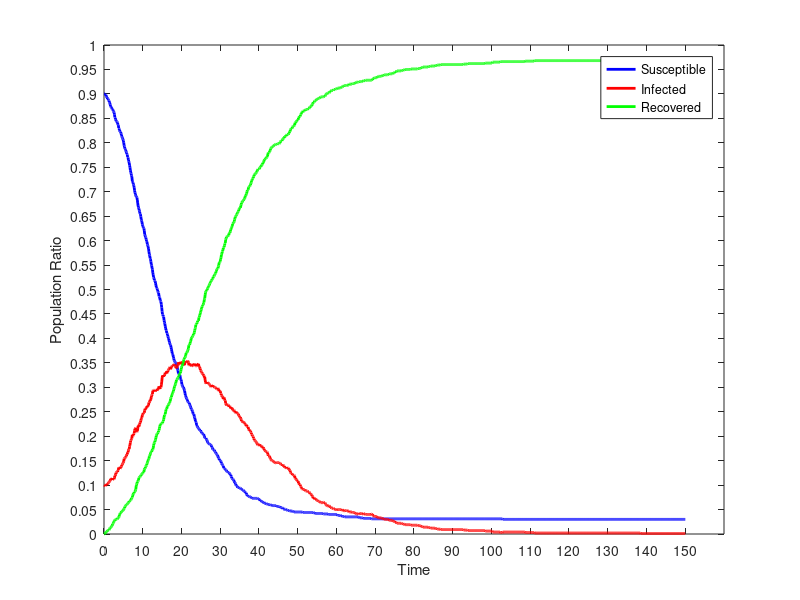

This figure's MATLAB source:
dynamics = [
0.00,90.000,10.000,0.000;
0.10,90.000,10.000,0.000;
0.20,90.000,9.900,0.100;
0.30,90.000,9.800,0.200;
0.40,89.800,10.000,0.200;
0.50,89.800,9.900,0.300;
0.60,89.500,10.000,0.500;
0.70,89.300,10.200,0.500;
0.80,89.300,10.100,0.600;
0.90,89.000,10.300,0.700;
1.00,89.000,10.300,0.700;
1.10,88.800,10.400,0.800;
1.20,88.700,10.500,0.800;
1.30,88.600,10.600,0.800;
1.40,88.300,10.700,1.000;
1.50,88.100,10.800,1.100;
1.60,87.800,10.900,1.300;
1.70,87.500,11.200,1.300;
1.80,87.300,11.300,1.400;
1.90,87.300,11.200,1.500;
2.00,87.100,11.300,1.600;
2.10,86.900,11.400,1.700;
2.20,86.900,11.100,2.000;
2.30,86.700,11.200,2.100;
2.40,86.500,11.300,2.200;
2.50,86.400,11.200,2.400;
2.60,86.200,11.200,2.600;
2.70,85.800,11.500,2.700;
2.80,85.200,11.900,2.900;
2.90,85.100,11.900,3.000;
3.00,84.800,12.200,3.000;
3.10,84.500,12.500,3.000;
3.20,84.400,12.600,3.000;
3.30,84.300,12.700,3.000;
3.40,84.300,12.700,3.000;
3.50,84.100,12.700,3.200;
3.60,83.700,13.000,3.300;
3.70,83.600,13.100,3.300;
3.80,83.000,13.600,3.400;
3.90,82.900,13.500,3.600;
4.00,82.600,13.500,3.900;
4.10,82.300,13.600,4.100;
4.20,82.300,13.400,4.300;
4.30,82.200,13.500,4.300;
4.40,81.900,13.700,4.400;
4.50,81.600,13.800,4.600;
4.60,81.300,14.100,4.600;
4.70,81.100,14.200,4.700;
4.80,80.900,14.400,4.700;
4.90,80.700,14.500,4.800;
5.00,80.400,14.600,5.000;
5.10,80.000,14.900,5.100;
5.20,79.400,15.400,5.200;
5.30,79.200,15.500,5.300;
5.40,78.800,15.600,5.600;
5.50,78.700,15.600,5.700;
5.60,78.500,15.700,5.800;
5.70,78.200,15.900,5.900;
5.80,78.000,16.000,6.000;
5.90,77.700,16.300,6.000;
6.00,77.600,16.300,6.100;
6.10,77.100,16.700,6.200;
6.20,77.000,16.700,6.300;
6.30,76.500,17.100,6.400;
6.40,76.200,17.300,6.500;
6.50,75.900,17.400,6.700;
6.60,75.400,17.900,6.700;
6.70,75.000,18.200,6.800;
6.80,74.400,18.700,6.900;
6.90,74.000,19.100,6.900;
7.00,73.700,19.200,7.100;
7.10,73.300,19.400,7.300;
7.20,73.000,19.600,7.400;
7.30,72.200,20.300,7.500;
7.40,72.000,20.200,7.800;
7.50,71.800,20.100,8.100;
7.60,71.500,20.200,8.300;
7.70,71.200,20.500,8.300;
7.80,70.800,20.600,8.600;
7.90,70.200,21.200,8.600;
8.00,69.800,21.500,8.700;
8.10,69.500,21.600,8.900;
8.20,69.200,21.700,9.100;
8.30,69.000,21.200,9.800;
8.40,69.000,20.900,10.100;
8.50,68.800,20.900,10.300;
8.60,68.300,21.000,10.700;
8.70,67.700,21.500,10.800;
8.80,67.100,22.100,10.800;
8.90,66.800,22.200,11.000;
9.00,66.500,22.000,11.500;
9.10,66.200,22.200,11.600;
9.20,65.900,22.400,11.700;
9.30,65.500,22.800,11.700;
9.40,65.400,22.800,11.800;
9.50,64.900,23.200,11.900;
9.60,64.400,23.500,12.100;
9.70,64.100,23.700,12.200;
9.80,63.800,23.900,12.300;
9.90,63.300,24.300,12.400;
10.00,63.000,24.500,12.500;
10.10,62.800,24.700,12.500;
10.20,62.600,24.700,12.700;
10.30,62.500,24.800,12.700;
10.40,62.000,24.800,13.200;
10.50,61.300,25.300,13.400;
10.60,61.000,25.600,13.400;
10.70,60.800,25.500,13.700;
10.80,60.600,25.600,13.800;
10.90,60.200,25.800,14.000;
11.00,59.900,26.000,14.100;
11.10,59.700,25.900,14.400;
11.20,59.200,26.200,14.600;
11.30,59.000,26.100,14.900;
11.40,58.700,26.200,15.100;
11.50,58.300,26.400,15.300;
11.60,57.700,26.900,15.400;
11.70,57.200,26.900,15.900;
11.80,56.900,27.100,16.000;
11.90,56.400,27.400,16.200;
12.00,56.200,27.300,16.500;
12.10,55.700,27.600,16.700;
12.20,55.200,28.000,16.800;
12.30,54.900,28.300,16.800;
12.40,54.400,28.500,17.100;
12.50,54.100,28.600,17.300;
12.60,53.400,29.300,17.300;
12.70,53.000,29.400,17.600;
12.80,52.500,29.400,18.100;
12.90,52.300,29.200,18.500;
13.00,51.900,29.400,18.700;
13.10,51.800,29.400,18.800;
13.20,51.700,29.200,19.100;
13.30,51.300,29.400,19.300;
13.40,50.900,29.400,19.700;
13.50,50.500,29.400,20.100;
13.60,50.300,29.400,20.300;
13.70,50.200,29.300,20.500;
13.80,49.900,29.600,20.500;
13.90,49.600,29.700,20.700;
14.00,49.400,29.800,20.800;
14.10,49.300,29.600,21.100;
14.20,48.600,30.200,21.200;
14.30,48.500,29.900,21.600;
14.40,48.300,29.700,22.000;
14.50,47.800,29.900,22.300;
14.60,47.600,29.900,22.500;
14.70,47.500,30.000,22.500;
14.80,46.900,30.500,22.600;
14.90,46.300,31.100,22.600;
15.00,45.500,31.900,22.600;
15.10,44.900,32.400,22.700;
15.20,44.800,32.200,23.000;
15.30,44.500,32.400,23.100;
15.40,44.400,32.200,23.400;
15.50,43.700,32.400,23.900;
15.60,43.300,32.400,24.300;
15.70,43.000,32.600,24.400;
15.80,42.500,33.000,24.500;
15.90,42.100,32.900,25.000;
16.00,41.700,32.900,25.400;
16.10,41.600,32.800,25.600;
16.20,41.100,33.300,25.600;
16.30,41.000,33.000,26.000;
16.40,40.700,33.100,26.200;
16.50,40.400,33.400,26.200;
16.60,40.100,33.500,26.400;
16.70,39.900,33.600,26.500;
16.80,39.500,33.800,26.700;
16.90,39.200,34.000,26.800;
17.00,38.900,34.100,27.000;
17.10,38.700,34.100,27.200;
17.20,38.600,33.700,27.700;
17.30,38.200,33.900,27.900;
17.40,37.800,34.200,28.000;
17.50,37.400,34.200,28.400;
17.60,37.000,34.400,28.600;
17.70,36.800,34.400,28.800;
17.80,36.600,34.400,29.000;
17.90,36.200,34.600,29.200;
18.00,35.900,34.600,29.500;
18.10,35.500,34.700,29.800;
18.20,35.300,34.500,30.200;
18.30,35.200,34.500,30.300;
18.40,35.100,34.300,30.600;
18.50,35.000,34.200,30.800;
18.60,34.900,34.000,31.100;
18.70,34.600,33.900,31.500;
18.80,34.400,34.000,31.600;
18.90,34.100,34.300,31.600;
19.00,33.600,34.600,31.800;
19.10,33.400,34.600,32.000;
19.20,32.800,35.100,32.100;
19.30,32.800,34.900,32.300;
19.40,32.600,35.000,32.400;
19.50,32.500,34.700,32.800;
19.60,32.500,34.700,32.800;
19.70,31.900,35.200,32.900;
19.80,31.700,35.100,33.200;
19.90,31.500,34.800,33.700;
20.00,31.200,34.800,34.000;
20.10,30.600,35.100,34.300;
20.20,30.400,35.200,34.400;
20.30,30.200,35.000,34.800;
20.40,30.000,35.000,35.000;
20.50,30.000,34.800,35.200;
20.60,29.800,34.500,35.700;
20.70,29.500,34.700,35.800;
20.80,29.300,34.600,36.100;
20.90,28.800,35.100,36.100;
21.00,28.400,35.300,36.300;
21.10,28.200,35.200,36.600;
21.20,27.900,35.100,37.000;
21.30,27.700,35.200,37.100;
21.40,27.600,35.300,37.100;
21.50,27.400,35.300,37.300;
21.60,27.100,35.400,37.500;
21.70,27.000,35.300,37.700;
21.80,26.900,35.100,38.000;
21.90,26.900,34.500,38.600;
22.00,26.800,34.500,38.700;
22.10,26.500,34.800,38.700;
22.20,26.300,34.700,39.000;
22.30,26.100,34.600,39.300;
22.40,25.900,34.600,39.500;
22.50,25.600,34.500,39.900;
22.60,25.500,34.300,40.200;
22.70,25.400,34.400,40.200;
22.80,25.200,34.400,40.400;
22.90,25.000,34.500,40.500;
23.00,24.600,34.800,40.600;
23.10,24.500,34.600,40.900;
23.20,24.500,34.600,40.900;
23.30,24.000,34.800,41.200;
23.40,23.800,34.600,41.600;
23.50,23.500,34.500,42.000;
23.60,23.100,34.700,42.200;
23.70,22.900,34.300,42.800;
23.80,22.800,34.300,42.900;
23.90,22.300,34.800,42.900;
24.00,22.100,34.700,43.200;
24.10,22.000,34.700,43.300;
24.20,21.800,34.600,43.600;
24.30,21.700,34.700,43.600;
24.40,21.600,34.800,43.600;
24.50,21.500,34.200,44.300;
24.60,21.400,34.200,44.400;
24.70,21.200,34.100,44.700;
24.80,21.200,33.800,45.000;
24.90,21.200,33.500,45.300;
25.00,21.000,33.400,45.600;
25.10,20.900,33.200,45.900;
25.20,20.700,33.100,46.200;
25.30,20.600,32.900,46.500;
25.40,20.600,32.800,46.600;
25.50,20.500,32.700,46.800;
25.60,20.400,32.700,46.900;
25.70,20.400,32.400,47.200;
25.80,20.200,32.400,47.400;
25.90,20.000,32.000,48.000;
26.00,19.700,32.100,48.200;
26.10,19.600,31.500,48.900;
26.20,19.600,31.000,49.400;
26.30,19.600,30.800,49.600;
26.40,19.400,30.900,49.700;
26.50,19.300,30.800,49.900;
26.60,19.100,31.000,49.900;
26.70,18.900,30.900,50.200;
26.80,18.700,31.000,50.300;
26.90,18.600,30.900,50.500;
27.00,18.500,30.800,50.700;
27.10,18.500,30.700,50.800;
27.20,18.400,30.600,51.000;
27.30,18.300,30.500,51.200;
27.40,18.300,30.400,51.300;
27.50,18.300,30.200,51.500;
27.60,18.200,30.100,51.700;
27.70,18.100,30.100,51.800;
27.80,17.800,30.300,51.900;
27.90,17.700,30.200,52.100;
28.00,17.500,30.400,52.100;
28.10,17.300,30.400,52.300;
28.20,17.300,30.100,52.600;
28.30,17.200,30.100,52.700;
28.40,17.200,30.100,52.700;
28.50,17.100,30.000,52.900;
28.60,16.900,30.000,53.100;
28.70,16.800,30.000,53.200;
28.80,16.700,30.000,53.300;
28.90,16.500,29.900,53.600;
29.00,16.400,29.800,53.800;
29.10,16.300,29.600,54.100;
29.20,16.200,29.600,54.200;
29.30,16.100,29.600,54.300;
29.40,15.900,29.800,54.300;
29.50,15.600,29.700,54.700;
29.60,15.500,29.600,54.900;
29.70,15.400,29.200,55.400;
29.80,15.100,29.300,55.600;
29.90,15.100,29.300,55.600;
30.00,15.000,29.200,55.800;
30.10,15.000,28.800,56.200;
30.20,14.800,28.700,56.500;
30.30,14.500,28.400,57.100;
30.40,14.400,28.300,57.300;
30.50,14.200,28.100,57.700;
30.60,14.100,28.100,57.800;
30.70,14.000,27.900,58.100;
30.80,13.900,27.600,58.500;
30.90,13.500,27.900,58.600;
31.00,13.400,27.900,58.700;
31.10,13.400,27.600,59.000;
31.20,13.300,27.300,59.400;
31.30,13.200,27.300,59.500;
31.40,13.100,26.700,60.200;
31.50,13.100,26.500,60.400;
31.60,13.000,26.300,60.700;
31.70,12.800,26.400,60.800;
31.80,12.700,26.400,60.900;
31.90,12.700,26.400,60.900;
32.00,12.600,26.400,61.000;
32.10,12.600,26.400,61.000;
32.20,12.600,26.300,61.100;
32.30,12.500,26.000,61.500;
32.40,12.400,26.000,61.600;
32.50,12.300,26.100,61.600;
32.60,12.100,26.000,61.900;
32.70,12.100,25.700,62.200;
32.80,11.800,25.800,62.400;
32.90,11.700,25.700,62.600;
33.00,11.400,25.800,62.800;
33.10,11.300,25.700,63.000;
33.20,11.200,25.400,63.400;
33.30,11.200,25.300,63.500;
33.40,11.100,25.200,63.700;
33.50,11.000,25.300,63.700;
33.60,10.800,25.300,63.900;
33.70,10.500,25.200,64.300;
33.80,10.500,24.900,64.600;
33.90,10.300,24.800,64.900;
34.00,10.200,24.800,65.000;
34.10,9.900,25.000,65.100;
34.20,9.900,24.800,65.300;
34.30,9.800,24.800,65.400;
34.40,9.700,24.700,65.600;
34.50,9.500,24.700,65.800;
34.60,9.500,24.600,65.900;
34.70,9.500,24.500,66.000;
34.80,9.500,24.200,66.300;
34.90,9.400,24.100,66.500;
35.00,9.400,23.900,66.700;
35.10,9.400,23.900,66.700;
35.20,9.400,23.900,66.700;
35.30,9.300,23.600,67.100;
35.40,9.200,23.400,67.400;
35.50,9.200,23.100,67.700;
35.60,9.100,23.100,67.800;
35.70,9.000,23.000,68.000;
35.80,9.000,22.900,68.100;
35.90,9.000,22.800,68.200;
36.00,8.900,22.900,68.200;
36.10,8.800,22.800,68.400;
36.20,8.700,22.800,68.500;
36.30,8.700,22.700,68.600;
36.40,8.600,22.500,68.900;
36.50,8.400,22.400,69.200;
36.60,8.400,22.400,69.200;
36.70,8.400,22.100,69.500;
36.80,8.100,22.300,69.600;
36.90,8.000,22.000,70.000;
37.00,7.800,21.900,70.300;
37.10,7.800,21.900,70.300;
37.20,7.700,21.900,70.400;
37.30,7.700,21.400,70.900;
37.40,7.700,21.300,71.000;
37.50,7.700,21.200,71.100;
37.60,7.600,21.300,71.100;
37.70,7.600,21.100,71.300;
37.80,7.600,21.000,71.400;
37.90,7.500,20.800,71.700;
38.00,7.400,20.700,71.900;
38.10,7.400,20.400,72.200;
38.20,7.300,20.300,72.400;
38.30,7.300,20.100,72.600;
38.40,7.300,20.000,72.700;
38.50,7.300,19.900,72.800;
38.60,7.300,19.600,73.100;
38.70,7.300,19.500,73.200;
38.80,7.300,19.200,73.500;
38.90,7.300,19.100,73.600;
39.00,7.300,19.100,73.600;
39.10,7.300,19.000,73.700;
39.20,7.300,18.900,73.800;
39.30,7.300,18.800,73.900;
39.40,7.300,18.700,74.000;
39.50,7.300,18.500,74.200;
39.60,7.300,18.300,74.400;
39.70,7.200,18.200,74.600;
39.80,7.200,18.200,74.600;
39.90,7.200,18.200,74.600;
40.00,7.100,18.300,74.600;
40.10,7.000,18.300,74.700;
40.20,7.000,18.100,74.900;
40.30,6.800,18.200,75.000;
40.40,6.800,18.100,75.100;
40.50,6.800,18.100,75.100;
40.60,6.700,17.900,75.400;
40.70,6.700,17.800,75.500;
40.80,6.600,17.900,75.500;
40.90,6.600,17.800,75.600;
41.00,6.500,17.600,75.900;
41.10,6.400,17.700,75.900;
41.20,6.400,17.500,76.100;
41.30,6.300,17.400,76.300;
41.40,6.300,17.100,76.600;
41.50,6.300,17.100,76.600;
41.60,6.300,17.000,76.700;
41.70,6.300,16.900,76.800;
41.80,6.300,16.900,76.800;
41.90,6.200,16.800,77.000;
42.00,6.100,16.800,77.100;
42.10,6.100,16.800,77.100;
42.20,6.100,16.600,77.300;
42.30,6.000,16.300,77.700;
42.40,6.000,16.000,78.000;
42.50,6.000,16.000,78.000;
42.60,6.000,16.000,78.000;
42.70,6.000,15.900,78.100;
42.80,6.000,15.700,78.300;
42.90,6.000,15.500,78.500;
43.00,5.900,15.300,78.800;
43.10,5.900,15.200,78.900;
43.20,5.900,15.100,79.000;
43.30,5.900,15.000,79.100;
43.40,5.800,15.000,79.200;
43.50,5.800,15.000,79.200;
43.60,5.800,14.900,79.300;
43.70,5.800,14.900,79.300;
43.80,5.800,14.800,79.400;
43.90,5.800,14.700,79.500;
44.00,5.800,14.600,79.600;
44.10,5.800,14.600,79.600;
44.20,5.800,14.600,79.600;
44.30,5.800,14.500,79.700;
44.40,5.800,14.500,79.700;
44.50,5.700,14.600,79.700;
44.60,5.700,14.600,79.700;
44.70,5.600,14.600,79.800;
44.80,5.600,14.600,79.800;
44.90,5.600,14.600,79.800;
45.00,5.600,14.600,79.800;
45.10,5.600,14.600,79.800;
45.20,5.600,14.600,79.800;
45.30,5.600,14.500,79.900;
45.40,5.500,14.500,80.000;
45.50,5.400,14.400,80.200;
45.60,5.400,14.300,80.300;
45.70,5.400,14.200,80.400;
45.80,5.400,14.200,80.400;
45.90,5.400,14.200,80.400;
46.00,5.400,14.000,80.600;
46.10,5.300,14.000,80.700;
46.20,5.100,14.100,80.800;
46.30,5.100,14.000,80.900;
46.40,5.100,13.900,81.000;
46.50,5.100,13.900,81.000;
46.60,5.100,13.600,81.300;
46.70,5.100,13.600,81.300;
46.80,5.100,13.600,81.300;
46.90,5.000,13.600,81.400;
47.00,4.900,13.700,81.400;
47.10,4.900,13.500,81.600;
47.20,4.900,13.400,81.700;
47.30,4.900,13.400,81.700;
47.40,4.900,13.400,81.700;
47.50,4.800,13.500,81.700;
47.60,4.800,13.500,81.700;
47.70,4.800,13.300,81.900;
47.80,4.800,13.200,82.000;
47.90,4.700,13.000,82.300;
48.00,4.700,13.000,82.300;
48.10,4.700,12.600,82.700;
48.20,4.700,12.500,82.800;
48.30,4.700,12.400,82.900;
48.40,4.700,12.400,82.900;
48.50,4.700,12.400,82.900;
48.60,4.700,12.100,83.200;
48.70,4.600,12.100,83.300;
48.80,4.600,12.000,83.400;
48.90,4.600,12.000,83.400;
49.00,4.500,12.000,83.500;
49.10,4.500,12.000,83.500;
49.20,4.500,11.900,83.600;
49.30,4.500,11.400,84.100;
49.40,4.500,11.400,84.100;
49.50,4.500,11.200,84.300;
49.60,4.500,11.200,84.300;
49.70,4.500,11.100,84.400;
49.80,4.500,11.000,84.500;
49.90,4.500,10.800,84.700;
50.00,4.500,10.800,84.700;
50.10,4.500,10.800,84.700;
50.20,4.500,10.400,85.100;
50.30,4.500,10.400,85.100;
50.40,4.500,10.100,85.400;
50.50,4.500,10.100,85.400;
50.60,4.500,10.100,85.400;
50.70,4.500,9.800,85.700;
50.80,4.500,9.700,85.800;
50.90,4.500,9.600,85.900;
51.00,4.500,9.400,86.100;
51.10,4.500,9.200,86.300;
51.20,4.500,9.200,86.300;
51.30,4.400,9.100,86.500;
51.40,4.400,9.100,86.500;
51.50,4.400,9.100,86.500;
51.60,4.400,9.100,86.500;
51.70,4.400,9.100,86.500;
51.80,4.400,9.100,86.500;
51.90,4.400,8.900,86.700;
52.00,4.400,8.800,86.800;
52.10,4.400,8.800,86.800;
52.20,4.400,8.800,86.800;
52.30,4.400,8.800,86.800;
52.40,4.400,8.800,86.800;
52.50,4.400,8.800,86.800;
52.60,4.400,8.700,86.900;
52.70,4.400,8.600,87.000;
52.80,4.400,8.600,87.000;
52.90,4.400,8.600,87.000;
53.00,4.400,8.500,87.100;
53.10,4.400,8.400,87.200;
53.20,4.400,8.200,87.400;
53.30,4.400,8.200,87.400;
53.40,4.400,8.100,87.500;
53.50,4.400,8.100,87.500;
53.60,4.400,8.000,87.600;
53.70,4.400,7.800,87.800;
53.80,4.400,7.700,87.900;
53.90,4.400,7.600,88.000;
54.00,4.400,7.300,88.300;
54.10,4.300,7.400,88.300;
54.20,4.300,7.400,88.300;
54.30,4.300,7.200,88.500;
54.40,4.300,7.100,88.600;
54.50,4.200,7.200,88.600;
54.60,4.200,7.200,88.600;
54.70,4.200,7.100,88.700;
54.80,4.200,7.000,88.800;
54.90,4.200,6.900,88.900;
55.00,4.200,6.900,88.900;
55.10,4.200,6.800,89.000;
55.20,4.200,6.800,89.000;
55.30,4.200,6.700,89.100;
55.40,4.200,6.700,89.100;
55.50,4.200,6.700,89.100;
55.60,4.200,6.700,89.100;
55.70,4.200,6.600,89.200;
55.80,4.200,6.500,89.300;
55.90,4.200,6.400,89.400;
56.00,4.200,6.400,89.400;
56.10,4.200,6.400,89.400;
56.20,4.200,6.400,89.400;
56.30,4.200,6.400,89.400;
56.40,4.200,6.400,89.400;
56.50,4.200,6.400,89.400;
56.60,4.100,6.500,89.400;
56.70,4.100,6.500,89.400;
56.80,4.100,6.400,89.500;
56.90,4.100,6.400,89.500;
57.00,4.100,6.400,89.500;
57.10,4.100,6.200,89.700;
57.20,4.100,6.100,89.800;
57.30,4.100,6.000,89.900;
57.40,4.100,5.900,90.000;
57.50,4.100,5.800,90.100;
57.60,4.100,5.800,90.100;
57.70,4.100,5.700,90.200;
57.80,4.100,5.700,90.200;
57.90,4.000,5.800,90.200;
58.00,4.000,5.800,90.200;
58.10,4.000,5.800,90.200;
58.20,4.000,5.700,90.300;
58.30,4.000,5.600,90.400;
58.40,4.000,5.400,90.600;
58.50,4.000,5.400,90.600;
58.60,4.000,5.400,90.600;
58.70,4.000,5.300,90.700;
58.80,4.000,5.300,90.700;
58.90,4.000,5.300,90.700;
59.00,4.000,5.300,90.700;
59.10,4.000,5.300,90.700;
59.20,4.000,5.200,90.800;
59.30,4.000,5.100,90.900;
59.40,4.000,5.100,90.900;
59.50,4.000,5.100,90.900;
59.60,4.000,5.100,90.900;
59.70,4.000,5.000,91.000;
59.80,4.000,5.000,91.000;
59.90,4.000,5.000,91.000;
60.00,4.000,5.000,91.000;
60.10,4.000,4.900,91.100;
60.20,3.900,5.000,91.100;
60.30,3.800,5.000,91.200;
60.40,3.800,5.000,91.200;
60.50,3.800,5.000,91.200;
60.60,3.800,5.000,91.200;
60.70,3.800,5.000,91.200;
60.80,3.800,5.000,91.200;
60.90,3.800,5.000,91.200;
61.00,3.800,5.000,91.200;
61.10,3.700,5.000,91.300;
61.20,3.700,5.000,91.300;
61.30,3.700,4.900,91.400;
61.40,3.700,4.900,91.400;
61.50,3.600,5.000,91.400;
61.60,3.600,4.900,91.500;
61.70,3.600,4.800,91.600;
61.80,3.600,4.800,91.600;
61.90,3.600,4.700,91.700;
62.00,3.600,4.700,91.700;
62.10,3.500,4.800,91.700;
62.20,3.500,4.800,91.700;
62.30,3.500,4.800,91.700;
62.40,3.500,4.800,91.700;
62.50,3.500,4.800,91.700;
62.60,3.500,4.800,91.700;
62.70,3.500,4.700,91.800;
62.80,3.500,4.700,91.800;
62.90,3.500,4.700,91.800;
63.00,3.500,4.700,91.800;
63.10,3.500,4.700,91.800;
63.20,3.500,4.700,91.800;
63.30,3.500,4.500,92.000;
63.40,3.500,4.500,92.000;
63.50,3.500,4.500,92.000;
63.60,3.500,4.500,92.000;
63.70,3.500,4.500,92.000;
63.80,3.500,4.500,92.000;
63.90,3.500,4.500,92.000;
64.00,3.500,4.500,92.000;
64.10,3.500,4.400,92.100;
64.20,3.500,4.400,92.100;
64.30,3.500,4.400,92.100;
64.40,3.500,4.400,92.100;
64.50,3.500,4.400,92.100;
64.60,3.500,4.400,92.100;
64.70,3.500,4.400,92.100;
64.80,3.500,4.300,92.200;
64.90,3.500,4.200,92.300;
65.00,3.500,4.200,92.300;
65.10,3.500,4.100,92.400;
65.20,3.500,4.100,92.400;
65.30,3.500,4.100,92.400;
65.40,3.500,4.100,92.400;
65.50,3.500,4.100,92.400;
65.60,3.500,4.100,92.400;
65.70,3.400,4.200,92.400;
65.80,3.400,4.100,92.500;
65.90,3.400,4.100,92.500;
66.00,3.300,4.200,92.500;
66.10,3.300,4.200,92.500;
66.20,3.300,4.200,92.500;
66.30,3.300,4.200,92.500;
66.40,3.300,4.200,92.500;
66.50,3.300,4.200,92.500;
66.60,3.300,4.100,92.600;
66.70,3.300,4.100,92.600;
66.80,3.300,4.100,92.600;
66.90,3.200,4.200,92.600;
67.00,3.200,4.100,92.700;
67.10,3.200,4.100,92.700;
67.20,3.200,4.100,92.700;
67.30,3.200,4.100,92.700;
67.40,3.200,4.100,92.700;
67.50,3.200,4.000,92.800;
67.60,3.200,4.000,92.800;
67.70,3.200,4.000,92.800;
67.80,3.200,4.000,92.800;
67.90,3.200,4.000,92.800;
68.00,3.200,4.000,92.800;
68.10,3.200,4.000,92.800;
68.20,3.200,4.000,92.800;
68.30,3.200,4.000,92.800;
68.40,3.200,4.000,92.800;
68.50,3.200,4.000,92.800;
68.60,3.200,4.000,92.800;
68.70,3.200,4.000,92.800;
68.80,3.200,4.000,92.800;
68.90,3.200,4.000,92.800;
69.00,3.100,4.100,92.800;
69.10,3.100,4.100,92.800;
69.20,3.100,4.000,92.900;
69.30,3.100,4.000,92.900;
69.40,3.100,3.800,93.100;
69.50,3.100,3.700,93.200;
69.60,3.100,3.700,93.200;
69.70,3.100,3.700,93.200;
69.80,3.100,3.600,93.300;
69.90,3.100,3.600,93.300;
70.00,3.100,3.600,93.300;
70.10,3.100,3.600,93.300;
70.20,3.100,3.600,93.300;
70.30,3.100,3.600,93.300;
70.40,3.100,3.600,93.300;
70.50,3.100,3.500,93.400;
70.60,3.100,3.400,93.500;
70.70,3.100,3.400,93.500;
70.80,3.100,3.300,93.600;
70.90,3.100,3.300,93.600;
71.00,3.100,3.300,93.600;
71.10,3.100,3.300,93.600;
71.20,3.100,3.300,93.600;
71.30,3.100,3.300,93.600;
71.40,3.100,3.300,93.600;
71.50,3.100,3.300,93.600;
71.60,3.100,3.300,93.600;
71.70,3.100,3.200,93.700;
71.80,3.100,3.200,93.700;
71.90,3.100,3.100,93.800;
72.00,3.100,3.100,93.800;
72.10,3.100,3.100,93.800;
72.20,3.100,3.100,93.800;
72.30,3.100,3.000,93.900;
72.40,3.100,3.000,93.900;
72.50,3.100,3.000,93.900;
72.60,3.100,3.000,93.900;
72.70,3.100,3.000,93.900;
72.80,3.100,3.000,93.900;
72.90,3.100,3.000,93.900;
73.00,3.100,3.000,93.900;
73.10,3.100,3.000,93.900;
73.20,3.100,3.000,93.900;
73.30,3.100,2.900,94.000;
73.40,3.100,2.900,94.000;
73.50,3.100,2.900,94.000;
73.60,3.100,2.800,94.100;
73.70,3.100,2.800,94.100;
73.80,3.100,2.800,94.100;
73.90,3.100,2.800,94.100;
74.00,3.100,2.800,94.100;
74.10,3.100,2.800,94.100;
74.20,3.100,2.800,94.100;
74.30,3.100,2.800,94.100;
74.40,3.100,2.800,94.100;
74.50,3.100,2.700,94.200;
74.60,3.100,2.700,94.200;
74.70,3.100,2.600,94.300;
74.80,3.100,2.600,94.300;
74.90,3.100,2.600,94.300;
75.00,3.100,2.600,94.300;
75.10,3.100,2.400,94.500;
75.20,3.100,2.400,94.500;
75.30,3.100,2.400,94.500;
75.40,3.100,2.300,94.600;
75.50,3.100,2.300,94.600;
75.60,3.100,2.200,94.700;
75.70,3.100,2.200,94.700;
75.80,3.100,2.200,94.700;
75.90,3.100,2.200,94.700;
76.00,3.100,2.200,94.700;
76.10,3.100,2.200,94.700;
76.20,3.100,2.200,94.700;
76.30,3.100,2.200,94.700;
76.40,3.100,2.200,94.700;
76.50,3.100,2.200,94.700;
76.60,3.100,2.200,94.700;
76.70,3.100,2.200,94.700;
76.80,3.100,2.100,94.800;
76.90,3.100,2.100,94.800;
77.00,3.100,2.100,94.800;
77.10,3.100,2.100,94.800;
77.20,3.100,2.000,94.900;
77.30,3.100,2.000,94.900;
77.40,3.100,2.000,94.900;
77.50,3.100,2.000,94.900;
77.60,3.100,2.000,94.900;
77.70,3.100,1.900,95.000;
77.80,3.100,1.900,95.000;
77.90,3.100,1.900,95.000;
78.00,3.100,1.900,95.000;
78.10,3.100,1.900,95.000;
78.20,3.100,1.900,95.000;
78.30,3.100,1.900,95.000;
78.40,3.100,1.900,95.000;
78.50,3.100,1.900,95.000;
78.60,3.100,1.900,95.000;
78.70,3.100,1.900,95.000;
78.80,3.100,1.900,95.000;
78.90,3.100,1.900,95.000;
79.00,3.100,1.900,95.000;
79.10,3.100,1.900,95.000;
79.20,3.100,1.800,95.100;
79.30,3.100,1.800,95.100;
79.40,3.100,1.800,95.100;
79.50,3.100,1.800,95.100;
79.60,3.100,1.800,95.100;
79.70,3.100,1.800,95.100;
79.80,3.100,1.800,95.100;
79.90,3.100,1.800,95.100;
80.00,3.100,1.800,95.100;
80.10,3.100,1.800,95.100;
80.20,3.100,1.800,95.100;
80.30,3.100,1.800,95.100;
80.40,3.100,1.800,95.100;
80.50,3.100,1.800,95.100;
80.60,3.100,1.800,95.100;
80.70,3.100,1.800,95.100;
80.80,3.100,1.800,95.100;
80.90,3.100,1.800,95.100;
81.00,3.100,1.700,95.200;
81.10,3.100,1.700,95.200;
81.20,3.100,1.700,95.200;
81.30,3.100,1.700,95.200;
81.40,3.100,1.700,95.200;
81.50,3.100,1.700,95.200;
81.60,3.100,1.700,95.200;
81.70,3.100,1.700,95.200;
81.80,3.100,1.600,95.300;
81.90,3.100,1.500,95.400;
82.00,3.100,1.500,95.400;
82.10,3.100,1.500,95.400;
82.20,3.100,1.500,95.400;
82.30,3.100,1.400,95.500;
82.40,3.100,1.400,95.500;
82.50,3.100,1.400,95.500;
82.60,3.100,1.400,95.500;
82.70,3.100,1.400,95.500;
82.80,3.100,1.400,95.500;
82.90,3.100,1.400,95.500;
83.00,3.100,1.400,95.500;
83.10,3.100,1.400,95.500;
83.20,3.100,1.400,95.500;
83.30,3.100,1.400,95.500;
83.40,3.100,1.400,95.500;
83.50,3.100,1.400,95.500;
83.60,3.100,1.400,95.500;
83.70,3.100,1.300,95.600;
83.80,3.100,1.300,95.600;
83.90,3.100,1.300,95.600;
84.00,3.100,1.300,95.600;
84.10,3.100,1.300,95.600;
84.20,3.100,1.300,95.600;
84.30,3.100,1.200,95.700;
84.40,3.100,1.200,95.700;
84.50,3.100,1.200,95.700;
84.60,3.100,1.200,95.700;
84.70,3.100,1.200,95.700;
84.80,3.100,1.200,95.700;
84.90,3.100,1.200,95.700;
85.00,3.100,1.200,95.700;
85.10,3.100,1.200,95.700;
85.20,3.100,1.200,95.700;
85.30,3.100,1.200,95.700;
85.40,3.100,1.200,95.700;
85.50,3.100,1.100,95.800;
85.60,3.100,1.100,95.800;
85.70,3.100,1.100,95.800;
85.80,3.100,1.100,95.800;
85.90,3.100,1.100,95.800;
86.00,3.100,1.000,95.900;
86.10,3.100,1.000,95.900;
86.20,3.100,1.000,95.900;
86.30,3.100,1.000,95.900;
86.40,3.100,1.000,95.900;
86.50,3.100,1.000,95.900;
86.60,3.100,1.000,95.900;
86.70,3.100,1.000,95.900;
86.80,3.100,1.000,95.900;
86.90,3.100,0.900,96.000;
87.00,3.100,0.900,96.000;
87.10,3.100,0.900,96.000;
87.20,3.100,0.900,96.000;
87.30,3.100,0.900,96.000;
87.40,3.100,0.900,96.000;
87.50,3.100,0.900,96.000;
87.60,3.100,0.900,96.000;
87.70,3.100,0.900,96.000;
87.80,3.100,0.900,96.000;
87.90,3.100,0.900,96.000;
88.00,3.100,0.900,96.000;
88.10,3.100,0.900,96.000;
88.20,3.100,0.900,96.000;
88.30,3.100,0.900,96.000;
88.40,3.100,0.900,96.000;
88.50,3.100,0.900,96.000;
88.60,3.100,0.900,96.000;
88.70,3.100,0.900,96.000;
88.80,3.100,0.900,96.000;
88.90,3.100,0.900,96.000;
89.00,3.100,0.900,96.000;
89.10,3.100,0.900,96.000;
89.20,3.100,0.900,96.000;
89.30,3.100,0.900,96.000;
89.40,3.100,0.900,96.000;
89.50,3.100,0.900,96.000;
89.60,3.100,0.900,96.000;
89.70,3.100,0.900,96.000;
89.80,3.100,0.900,96.000;
89.90,3.100,0.900,96.000;
90.00,3.100,0.900,96.000;
90.10,3.100,0.900,96.000;
90.20,3.100,0.900,96.000;
90.30,3.100,0.900,96.000;
90.40,3.100,0.900,96.000;
90.50,3.100,0.900,96.000;
90.60,3.100,0.900,96.000;
90.70,3.100,0.900,96.000;
90.80,3.100,0.900,96.000;
90.90,3.100,0.900,96.000;
91.00,3.100,0.900,96.000;
91.10,3.100,0.900,96.000;
91.20,3.100,0.900,96.000;
91.30,3.100,0.900,96.000;
91.40,3.100,0.900,96.000;
91.50,3.100,0.900,96.000;
91.60,3.100,0.900,96.000;
91.70,3.100,0.900,96.000;
91.80,3.100,0.900,96.000;
91.90,3.100,0.900,96.000;
92.00,3.100,0.900,96.000;
92.10,3.100,0.900,96.000;
92.20,3.100,0.900,96.000;
92.30,3.100,0.900,96.000;
92.40,3.100,0.900,96.000;
92.50,3.100,0.900,96.000;
92.60,3.100,0.900,96.000;
92.70,3.100,0.900,96.000;
92.80,3.100,0.800,96.100;
92.90,3.100,0.800,96.100;
93.00,3.100,0.800,96.100;
93.10,3.100,0.800,96.100;
93.20,3.100,0.800,96.100;
93.30,3.100,0.800,96.100;
93.40,3.100,0.800,96.100;
93.50,3.100,0.800,96.100;
93.60,3.100,0.800,96.100;
93.70,3.100,0.800,96.100;
93.80,3.100,0.800,96.100;
93.90,3.100,0.700,96.200;
94.00,3.100,0.700,96.200;
94.10,3.100,0.700,96.200;
94.20,3.100,0.700,96.200;
94.30,3.100,0.700,96.200;
94.40,3.100,0.700,96.200;
94.50,3.100,0.700,96.200;
94.60,3.100,0.700,96.200;
94.70,3.100,0.700,96.200;
94.80,3.100,0.700,96.200;
94.90,3.100,0.700,96.200;
95.00,3.100,0.700,96.200;
95.10,3.100,0.700,96.200;
95.20,3.100,0.700,96.200;
95.30,3.100,0.700,96.200;
95.40,3.100,0.700,96.200;
95.50,3.100,0.700,96.200;
95.60,3.100,0.700,96.200;
95.70,3.100,0.700,96.200;
95.80,3.100,0.700,96.200;
95.90,3.100,0.700,96.200;
96.00,3.100,0.700,96.200;
96.10,3.100,0.700,96.200;
96.20,3.100,0.700,96.200;
96.30,3.100,0.700,96.200;
96.40,3.100,0.700,96.200;
96.50,3.100,0.700,96.200;
96.60,3.100,0.700,96.200;
96.70,3.100,0.700,96.200;
96.80,3.100,0.700,96.200;
96.90,3.100,0.700,96.200;
97.00,3.100,0.700,96.200;
97.10,3.100,0.700,96.200;
97.20,3.100,0.700,96.200;
97.30,3.100,0.700,96.200;
97.40,3.100,0.700,96.200;
97.50,3.100,0.700,96.200;
97.60,3.100,0.700,96.200;
97.70,3.100,0.700,96.200;
97.80,3.100,0.700,96.200;
97.90,3.100,0.700,96.200;
98.00,3.100,0.700,96.200;
98.10,3.100,0.700,96.200;
98.20,3.100,0.700,96.200;
98.30,3.100,0.700,96.200;
98.40,3.100,0.600,96.300;
98.50,3.100,0.600,96.300;
98.60,3.100,0.600,96.300;
98.70,3.100,0.600,96.300;
98.80,3.100,0.600,96.300;
98.90,3.100,0.600,96.300;
99.00,3.100,0.600,96.300;
99.10,3.100,0.600,96.300;
99.20,3.100,0.600,96.300;
99.30,3.100,0.600,96.300;
99.40,3.100,0.600,96.300;
99.50,3.100,0.600,96.300;
99.60,3.100,0.600,96.300;
99.70,3.100,0.600,96.300;
99.80,3.100,0.600,96.300;
99.90,3.100,0.600,96.300;
100.00,3.100,0.600,96.300;
100.10,3.100,0.600,96.300;
100.20,3.100,0.500,96.400;
100.30,3.100,0.400,96.500;
100.40,3.100,0.400,96.500;
100.50,3.100,0.400,96.500;
100.60,3.100,0.400,96.500;
100.70,3.100,0.400,96.500;
100.80,3.100,0.400,96.500;
100.90,3.100,0.400,96.500;
101.00,3.100,0.400,96.500;
101.10,3.100,0.400,96.500;
101.20,3.100,0.400,96.500;
101.30,3.100,0.400,96.500;
101.40,3.100,0.400,96.500;
101.50,3.100,0.400,96.500;
101.60,3.100,0.400,96.500;
101.70,3.100,0.400,96.500;
101.80,3.100,0.400,96.500;
101.90,3.100,0.400,96.500;
102.00,3.100,0.400,96.500;
102.10,3.100,0.400,96.500;
102.20,3.100,0.400,96.500;
102.30,3.100,0.300,96.600;
102.40,3.100,0.300,96.600;
102.50,3.100,0.300,96.600;
102.60,3.100,0.300,96.600;
102.70,3.100,0.300,96.600;
102.80,3.100,0.300,96.600;
102.90,3.000,0.400,96.600;
103.00,3.000,0.400,96.600;
103.10,3.000,0.400,96.600;
103.20,3.000,0.400,96.600;
103.30,3.000,0.400,96.600;
103.40,3.000,0.400,96.600;
103.50,3.000,0.400,96.600;
103.60,3.000,0.400,96.600;
103.70,3.000,0.400,96.600;
103.80,3.000,0.400,96.600;
103.90,3.000,0.400,96.600;
104.00,3.000,0.400,96.600;
104.10,3.000,0.400,96.600;
104.20,3.000,0.400,96.600;
104.30,3.000,0.400,96.600;
104.40,3.000,0.400,96.600;
104.50,3.000,0.400,96.600;
104.60,3.000,0.400,96.600;
104.70,3.000,0.400,96.600;
104.80,3.000,0.400,96.600;
104.90,3.000,0.400,96.600;
105.00,3.000,0.400,96.600;
105.10,3.000,0.400,96.600;
105.20,3.000,0.400,96.600;
105.30,3.000,0.400,96.600;
105.40,3.000,0.400,96.600;
105.50,3.000,0.400,96.600;
105.60,3.000,0.400,96.600;
105.70,3.000,0.400,96.600;
105.80,3.000,0.400,96.600;
105.90,3.000,0.400,96.600;
106.00,3.000,0.400,96.600;
106.10,3.000,0.400,96.600;
106.20,3.000,0.400,96.600;
106.30,3.000,0.400,96.600;
106.40,3.000,0.400,96.600;
106.50,3.000,0.400,96.600;
106.60,3.000,0.400,96.600;
106.70,3.000,0.400,96.600;
106.80,3.000,0.400,96.600;
106.90,3.000,0.400,96.600;
107.00,3.000,0.400,96.600;
107.10,3.000,0.400,96.600;
107.20,3.000,0.400,96.600;
107.30,3.000,0.400,96.600;
107.40,3.000,0.400,96.600;
107.50,3.000,0.400,96.600;
107.60,3.000,0.400,96.600;
107.70,3.000,0.400,96.600;
107.80,3.000,0.400,96.600;
107.90,3.000,0.400,96.600;
108.00,3.000,0.400,96.600;
108.10,3.000,0.400,96.600;
108.20,3.000,0.400,96.600;
108.30,3.000,0.400,96.600;
108.40,3.000,0.400,96.600;
108.50,3.000,0.400,96.600;
108.60,3.000,0.400,96.600;
108.70,3.000,0.300,96.700;
108.80,3.000,0.300,96.700;
108.90,3.000,0.300,96.700;
109.00,3.000,0.300,96.700;
109.10,3.000,0.300,96.700;
109.20,3.000,0.300,96.700;
109.30,3.000,0.300,96.700;
109.40,3.000,0.300,96.700;
109.50,3.000,0.300,96.700;
109.60,3.000,0.300,96.700;
109.70,3.000,0.300,96.700;
109.80,3.000,0.300,96.700;
109.90,3.000,0.300,96.700;
110.00,3.000,0.300,96.700;
110.10,3.000,0.300,96.700;
110.20,3.000,0.300,96.700;
110.30,3.000,0.300,96.700;
110.40,3.000,0.300,96.700;
110.50,3.000,0.300,96.700;
110.60,3.000,0.300,96.700;
110.70,3.000,0.300,96.700;
110.80,3.000,0.300,96.700;
110.90,3.000,0.300,96.700;
111.00,3.000,0.300,96.700;
111.10,3.000,0.200,96.800;
111.20,3.000,0.200,96.800;
111.30,3.000,0.200,96.800;
111.40,3.000,0.200,96.800;
111.50,3.000,0.200,96.800;
111.60,3.000,0.200,96.800;
111.70,3.000,0.200,96.800;
111.80,3.000,0.200,96.800;
111.90,3.000,0.200,96.800;
112.00,3.000,0.200,96.800;
112.10,3.000,0.200,96.800;
112.20,3.000,0.200,96.800;
112.30,3.000,0.200,96.800;
112.40,3.000,0.200,96.800;
112.50,3.000,0.200,96.800;
112.60,3.000,0.200,96.800;
112.70,3.000,0.200,96.800;
112.80,3.000,0.200,96.800;
112.90,3.000,0.200,96.800;
113.00,3.000,0.200,96.800;
113.10,3.000,0.200,96.800;
113.20,3.000,0.200,96.800;
113.30,3.000,0.200,96.800;
113.40,3.000,0.200,96.800;
113.50,3.000,0.200,96.800;
113.60,3.000,0.200,96.800;
113.70,3.000,0.200,96.800;
113.80,3.000,0.200,96.800;
113.90,3.000,0.200,96.800;
114.00,3.000,0.200,96.800;
114.10,3.000,0.200,96.800;
114.20,3.000,0.200,96.800;
114.30,3.000,0.200,96.800;
114.40,3.000,0.200,96.800;
114.50,3.000,0.200,96.800;
114.60,3.000,0.200,96.800;
114.70,3.000,0.200,96.800;
114.80,3.000,0.200,96.800;
114.90,3.000,0.200,96.800;
115.00,3.000,0.200,96.800;
115.10,3.000,0.200,96.800;
115.20,3.000,0.200,96.800;
115.30,3.000,0.200,96.800;
115.40,3.000,0.200,96.800;
115.50,3.000,0.200,96.800;
115.60,3.000,0.200,96.800;
115.70,3.000,0.200,96.800;
115.80,3.000,0.200,96.800;
115.90,3.000,0.200,96.800;
116.00,3.000,0.200,96.800;
116.10,3.000,0.200,96.800;
116.20,3.000,0.200,96.800;
116.30,3.000,0.200,96.800;
116.40,3.000,0.200,96.800;
116.50,3.000,0.200,96.800;
116.60,3.000,0.200,96.800;
116.70,3.000,0.200,96.800;
116.80,3.000,0.200,96.800;
116.90,3.000,0.200,96.800;
117.00,3.000,0.200,96.800;
117.10,3.000,0.200,96.800;
117.20,3.000,0.200,96.800;
117.30,3.000,0.200,96.800;
117.40,3.000,0.200,96.800;
117.50,3.000,0.200,96.800;
117.60,3.000,0.200,96.800;
117.70,3.000,0.200,96.800;
117.80,3.000,0.200,96.800;
117.90,3.000,0.200,96.800;
118.00,3.000,0.200,96.800;
118.10,3.000,0.200,96.800;
118.20,3.000,0.200,96.800;
118.30,3.000,0.200,96.800;
118.40,3.000,0.200,96.800;
118.50,3.000,0.200,96.800;
118.60,3.000,0.200,96.800;
118.70,3.000,0.200,96.800;
118.80,3.000,0.200,96.800;
118.90,3.000,0.200,96.800;
119.00,3.000,0.200,96.800;
119.10,3.000,0.200,96.800;
119.20,3.000,0.200,96.800;
119.30,3.000,0.200,96.800;
119.40,3.000,0.200,96.800;
119.50,3.000,0.200,96.800;
119.60,3.000,0.200,96.800;
119.70,3.000,0.200,96.800;
119.80,3.000,0.200,96.800;
119.90,3.000,0.200,96.800;
120.00,3.000,0.200,96.800;
120.10,3.000,0.200,96.800;
120.20,3.000,0.200,96.800;
120.30,3.000,0.200,96.800;
120.40,3.000,0.200,96.800;
120.50,3.000,0.200,96.800;
120.60,3.000,0.200,96.800;
120.70,3.000,0.200,96.800;
120.80,3.000,0.200,96.800;
120.90,3.000,0.200,96.800;
121.00,3.000,0.200,96.800;
121.10,3.000,0.200,96.800;
121.20,3.000,0.200,96.800;
121.30,3.000,0.200,96.800;
121.40,3.000,0.200,96.800;
121.50,3.000,0.200,96.800;
121.60,3.000,0.200,96.800;
121.70,3.000,0.200,96.800;
121.80,3.000,0.200,96.800;
121.90,3.000,0.200,96.800;
122.00,3.000,0.200,96.800;
122.10,3.000,0.200,96.800;
122.20,3.000,0.200,96.800;
122.30,3.000,0.200,96.800;
122.40,3.000,0.200,96.800;
122.50,3.000,0.200,96.800;
122.60,3.000,0.200,96.800;
122.70,3.000,0.200,96.800;
122.80,3.000,0.200,96.800;
122.90,3.000,0.200,96.800;
123.00,3.000,0.200,96.800;
123.10,3.000,0.200,96.800;
123.20,3.000,0.200,96.800;
123.30,3.000,0.200,96.800;
123.40,3.000,0.200,96.800;
123.50,3.000,0.200,96.800;
123.60,3.000,0.200,96.800;
123.70,3.000,0.200,96.800;
123.80,3.000,0.200,96.800;
123.90,3.000,0.200,96.800;
124.00,3.000,0.200,96.800;
124.10,3.000,0.200,96.800;
124.20,3.000,0.200,96.800;
124.30,3.000,0.200,96.800;
124.40,3.000,0.200,96.800;
124.50,3.000,0.200,96.800;
124.60,3.000,0.200,96.800;
124.70,3.000,0.200,96.800;
124.80,3.000,0.200,96.800;
124.90,3.000,0.200,96.800;
125.00,3.000,0.200,96.800;
125.10,3.000,0.200,96.800;
125.20,3.000,0.200,96.800;
125.30,3.000,0.200,96.800;
125.40,3.000,0.200,96.800;
125.50,3.000,0.200,96.800;
125.60,3.000,0.200,96.800;
125.70,3.000,0.200,96.800;
125.80,3.000,0.200,96.800;
125.90,3.000,0.200,96.800;
126.00,3.000,0.200,96.800;
126.10,3.000,0.200,96.800;
126.20,3.000,0.200,96.800;
126.30,3.000,0.200,96.800;
126.40,3.000,0.200,96.800;
126.50,3.000,0.200,96.800;
126.60,3.000,0.200,96.800;
126.70,3.000,0.200,96.800;
126.80,3.000,0.200,96.800;
126.90,3.000,0.200,96.800;
127.00,3.000,0.200,96.800;
127.10,3.000,0.200,96.800;
127.20,3.000,0.200,96.800;
127.30,3.000,0.200,96.800;
127.40,3.000,0.200,96.800;
127.50,3.000,0.200,96.800;
127.60,3.000,0.200,96.800;
127.70,3.000,0.200,96.800;
127.80,3.000,0.200,96.800;
127.90,3.000,0.200,96.800;
128.00,3.000,0.200,96.800;
128.10,3.000,0.200,96.800;
128.20,3.000,0.200,96.800;
128.30,3.000,0.200,96.800;
128.40,3.000,0.200,96.800;
128.50,3.000,0.200,96.800;
128.60,3.000,0.200,96.800;
128.70,3.000,0.200,96.800;
128.80,3.000,0.200,96.800;
128.90,3.000,0.200,96.800;
129.00,3.000,0.200,96.800;
129.10,3.000,0.200,96.800;
129.20,3.000,0.200,96.800;
129.30,3.000,0.200,96.800;
129.40,3.000,0.200,96.800;
129.50,3.000,0.200,96.800;
129.60,3.000,0.200,96.800;
129.70,3.000,0.200,96.800;
129.80,3.000,0.200,96.800;
129.90,3.000,0.200,96.800;
130.00,3.000,0.200,96.800;
130.10,3.000,0.200,96.800;
130.20,3.000,0.200,96.800;
130.30,3.000,0.200,96.800;
130.40,3.000,0.200,96.800;
130.50,3.000,0.200,96.800;
130.60,3.000,0.200,96.800;
130.70,3.000,0.200,96.800;
130.80,3.000,0.200,96.800;
130.90,3.000,0.200,96.800;
131.00,3.000,0.200,96.800;
131.10,3.000,0.200,96.800;
131.20,3.000,0.200,96.800;
131.30,3.000,0.200,96.800;
131.40,3.000,0.200,96.800;
131.50,3.000,0.200,96.800;
131.60,3.000,0.200,96.800;
131.70,3.000,0.200,96.800;
131.80,3.000,0.200,96.800;
131.90,3.000,0.200,96.800;
132.00,3.000,0.200,96.800;
132.10,3.000,0.200,96.800;
132.20,3.000,0.200,96.800;
132.30,3.000,0.200,96.800;
132.40,3.000,0.200,96.800;
132.50,3.000,0.200,96.800;
132.60,3.000,0.200,96.800;
132.70,3.000,0.200,96.800;
132.80,3.000,0.200,96.800;
132.90,3.000,0.200,96.800;
133.00,3.000,0.200,96.800;
133.10,3.000,0.200,96.800;
133.20,3.000,0.200,96.800;
133.30,3.000,0.200,96.800;
133.40,3.000,0.200,96.800;
133.50,3.000,0.200,96.800;
133.60,3.000,0.200,96.800;
133.70,3.000,0.200,96.800;
133.80,3.000,0.200,96.800;
133.90,3.000,0.200,96.800;
134.00,3.000,0.200,96.800;
134.10,3.000,0.200,96.800;
134.20,3.000,0.200,96.800;
134.30,3.000,0.200,96.800;
134.40,3.000,0.200,96.800;
134.50,3.000,0.200,96.800;
134.60,3.000,0.200,96.800;
134.70,3.000,0.200,96.800;
134.80,3.000,0.200,96.800;
134.90,3.000,0.200,96.800;
135.00,3.000,0.200,96.800;
135.10,3.000,0.200,96.800;
135.20,3.000,0.200,96.800;
135.30,3.000,0.200,96.800;
135.40,3.000,0.200,96.800;
135.50,3.000,0.200,96.800;
135.60,3.000,0.200,96.800;
135.70,3.000,0.200,96.800;
135.80,3.000,0.200,96.800;
135.90,3.000,0.200,96.800;
136.00,3.000,0.200,96.800;
136.10,3.000,0.200,96.800;
136.20,3.000,0.200,96.800;
136.30,3.000,0.200,96.800;
136.40,3.000,0.200,96.800;
136.50,3.000,0.200,96.800;
136.60,3.000,0.200,96.800;
136.70,3.000,0.200,96.800;
136.80,3.000,0.200,96.800;
136.90,3.000,0.200,96.800;
137.00,3.000,0.200,96.800;
137.10,3.000,0.200,96.800;
137.20,3.000,0.200,96.800;
137.30,3.000,0.200,96.800;
137.40,3.000,0.200,96.800;
137.50,3.000,0.200,96.800;
137.60,3.000,0.200,96.800;
137.70,3.000,0.200,96.800;
137.80,3.000,0.200,96.800;
137.90,3.000,0.200,96.800;
138.00,3.000,0.200,96.800;
138.10,3.000,0.200,96.800;
138.20,3.000,0.200,96.800;
138.30,3.000,0.200,96.800;
138.40,3.000,0.200,96.800;
138.50,3.000,0.100,96.900;
138.60,3.000,0.100,96.900;
138.70,3.000,0.100,96.900;
138.80,3.000,0.100,96.900;
138.90,3.000,0.100,96.900;
139.00,3.000,0.100,96.900;
139.10,3.000,0.100,96.900;
139.20,3.000,0.100,96.900;
139.30,3.000,0.100,96.900;
139.40,3.000,0.100,96.900;
139.50,3.000,0.100,96.900;
139.60,3.000,0.100,96.900;
139.70,3.000,0.100,96.900;
139.80,3.000,0.100,96.900;
139.90,3.000,0.100,96.900;
140.00,3.000,0.100,96.900;
140.10,3.000,0.100,96.900;
140.20,3.000,0.100,96.900;
140.30,3.000,0.100,96.900;
140.40,3.000,0.100,96.900;
140.50,3.000,0.100,96.900;
140.60,3.000,0.100,96.900;
140.70,3.000,0.100,96.900;
140.80,3.000,0.100,96.900;
140.90,3.000,0.100,96.900;
141.00,3.000,0.100,96.900;
141.10,3.000,0.100,96.900;
141.20,3.000,0.100,96.900;
141.30,3.000,0.100,96.900;
141.40,3.000,0.100,96.900;
141.50,3.000,0.100,96.900;
141.60,3.000,0.100,96.900;
141.70,3.000,0.100,96.900;
141.80,3.000,0.100,96.900;
141.90,3.000,0.100,96.900;
142.00,3.000,0.100,96.900;
142.10,3.000,0.100,96.900;
142.20,3.000,0.100,96.900;
142.30,3.000,0.100,96.900;
142.40,3.000,0.100,96.900;
142.50,3.000,0.100,96.900;
142.60,3.000,0.100,96.900;
142.70,3.000,0.100,96.900;
142.80,3.000,0.100,96.900;
142.90,3.000,0.100,96.900;
143.00,3.000,0.100,96.900;
143.10,3.000,0.100,96.900;
143.20,3.000,0.100,96.900;
143.30,3.000,0.100,96.900;
143.40,3.000,0.100,96.900;
143.50,3.000,0.100,96.900;
143.60,3.000,0.100,96.900;
143.70,3.000,0.100,96.900;
143.80,3.000,0.100,96.900;
143.90,3.000,0.100,96.900;
144.00,3.000,0.100,96.900;
144.10,3.000,0.100,96.900;
144.20,3.000,0.100,96.900;
144.30,3.000,0.100,96.900;
144.40,3.000,0.100,96.900;
144.50,3.000,0.100,96.900;
144.60,3.000,0.100,96.900;
144.70,3.000,0.100,96.900;
144.80,3.000,0.100,96.900;
144.90,3.000,0.100,96.900;
145.00,3.000,0.100,96.900;
145.10,3.000,0.100,96.900;
145.20,3.000,0.100,96.900;
145.30,3.000,0.100,96.900;
145.40,3.000,0.100,96.900;
145.50,3.000,0.100,96.900;
145.60,3.000,0.100,96.900;
145.70,3.000,0.100,96.900;
145.80,3.000,0.100,96.900;
145.90,3.000,0.100,96.900;
146.00,3.000,0.100,96.900;
146.10,3.000,0.100,96.900;
146.20,3.000,0.100,96.900;
146.30,3.000,0.100,96.900;
146.40,3.000,0.100,96.900;
146.50,3.000,0.100,96.900;
146.60,3.000,0.100,96.900;
146.70,3.000,0.100,96.900;
146.80,3.000,0.100,96.900;
146.90,3.000,0.100,96.900;
147.00,3.000,0.100,96.900;
147.10,3.000,0.100,96.900;
147.20,3.000,0.100,96.900;
147.30,3.000,0.100,96.900;
147.40,3.000,0.100,96.900;
147.50,3.000,0.100,96.900;
147.60,3.000,0.100,96.900;
147.70,3.000,0.100,96.900;
147.80,3.000,0.100,96.900;
147.90,3.000,0.100,96.900;
148.00,3.000,0.100,96.900;
148.10,3.000,0.100,96.900;
148.20,3.000,0.100,96.900;
148.30,3.000,0.100,96.900;
148.40,3.000,0.100,96.900;
148.50,3.000,0.100,96.900;
148.60,3.000,0.100,96.900;
148.70,3.000,0.100,96.900;
148.80,3.000,0.100,96.900;
148.90,3.000,0.100,96.900;
149.00,3.000,0.100,96.900;
149.10,3.000,0.100,96.900;
149.20,3.000,0.100,96.900;
149.30,3.000,0.100,96.900;
149.40,3.000,0.100,96.900;
149.50,3.000,0.100,96.900;
149.60,3.000,0.100,96.900;
149.70,3.000,0.100,96.900;
149.80,3.000,0.100,96.900;
149.90,3.000,0.100,96.900;
150.00,3.000,0.100,96.900;
];
time = dynamics (:, 1);
susceptible = dynamics (:, 2);
infected = dynamics (:, 3);
recovered = dynamics (:, 4);
totalPopulation = susceptible(1) + infected(1) + recovered(1);
susceptibleRatio = susceptible ./ totalPopulation;
infectedRatio = infected ./ totalPopulation;
recoveredRatio = recovered ./ totalPopulation;
steps = length (time);
indices = 0 : steps - 1;
replications = 10;
figure
plot (indices, susceptibleRatio.', 'color', 'blue', 'linewidth', 2);
hold on
plot (indices, infectedRatio.', 'color', 'red', 'linewidth', 2);
hold on
plot (indices, recoveredRatio.', 'color', 'green', 'linewidth', 2);
set(gca,'YTick',0:0.05:1.0);
set(gca,'XTick', indices(1:100:end), 'xticklabel', time(1:100:end));
xlabel ('Time');
ylabel ('Population Ratio');
legend('Susceptible','Infected', 'Recovered');
%titleStr = sprintf('SIR Dynamics of %i agents, with 0.10 dt, %i steps, 10 replications', totalPopulation, steps)
%title (titleStr);
